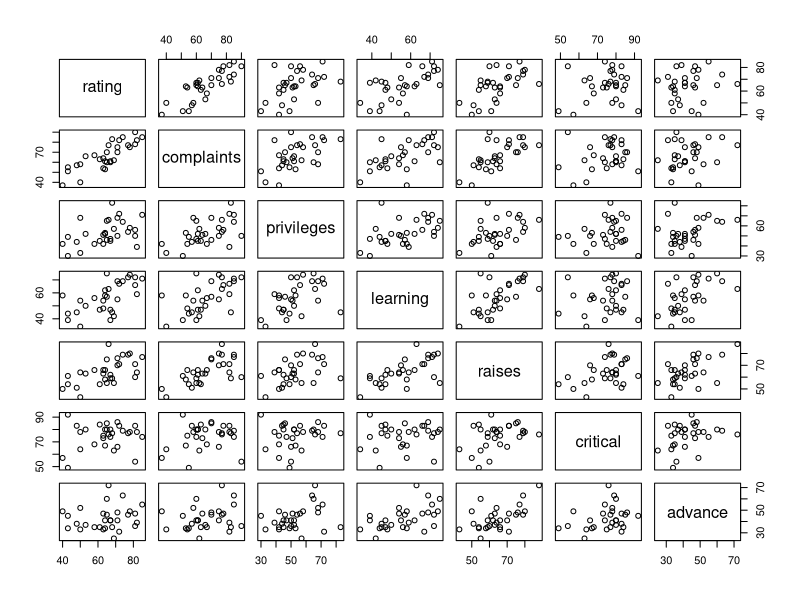
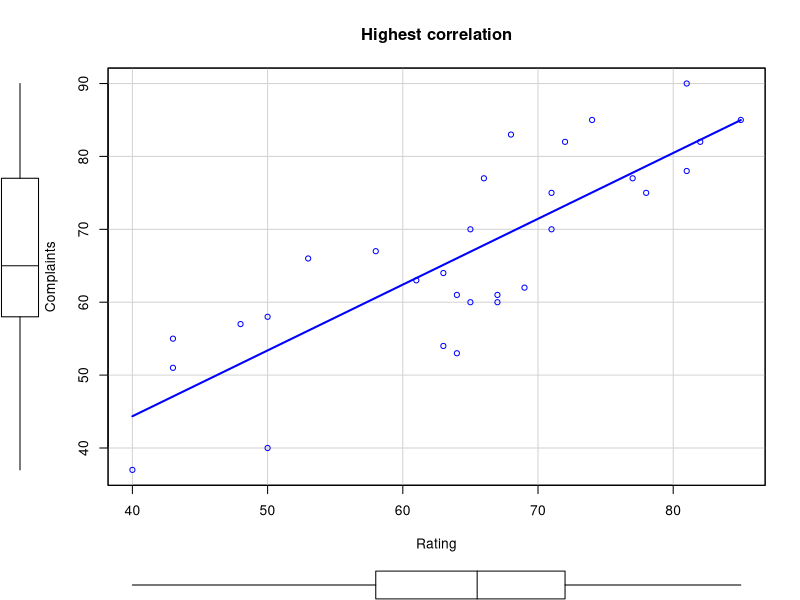

Write the R code that produced these figures, in order.
## ---- chunk 1
#Oscar Alfredo Perez Ramirez 20 April 2021
#Import the dataset in RStudio
## ---- chunk 2
View(attitude)
mean(attitude$rating)
median(attitude$rating)
mode(attitude$rating)
max(attitude$rating)
min(attitude$rating)
range(attitude$rating)
quantile(attitude$rating)
IQR(attitude$rating)
var(attitude$rating)
sd(attitude$rating)
## ---- chunk 3
mean(attitude$complaints)
median(attitude$complaints)
mode(attitude$complaints)
max(attitude$complaints)
min(attitude$complaints)
range(attitude$complaints)
quantile(attitude$complaints)
IQR(attitude$complaints)
var(attitude$complaints)
sd(attitude$complaints)
## ---- chunk 4
mean(attitude$privileges)
median(attitude$privileges)
mode(attitude$privileges)
max(attitude$privileges)
min(attitude$privileges)
range(attitude$privileges)
quantile(attitude$privileges)
IQR(attitude$privileges)
var(attitude$privileges)
sd(attitude$privileges)
## ---- chunk 5
mean(attitude$learning)
median(attitude$learning)
mode(attitude$learning)
max(attitude$learning)
min(attitude$learning)
range(attitude$learning)
quantile(attitude$learning)
IQR(attitude$learning)
var(attitude$learning)
sd(attitude$learning)
## ---- chunk 6
mean(attitude$raises)
median(attitude$raises)
mode(attitude$raises)
max(attitude$raises)
min(attitude$raises)
range(attitude$raises)
quantile(attitude$raises)
IQR(attitude$raises)
var(attitude$raises)
sd(attitude$raises)
## ---- chunk 7
mean(attitude$critical)
median(attitude$critical)
mode(attitude$critical)
max(attitude$critical)
min(attitude$critical)
range(attitude$critical)
quantile(attitude$critical)
IQR(attitude$critical)
var(attitude$critical)
sd(attitude$critical)
## ---- chunk 8
mean(attitude$advance)
median(attitude$advance)
mode(attitude$advance)
max(attitude$advance)
min(attitude$advance)
range(attitude$advance)
quantile(attitude$advance)
IQR(attitude$advance)
var(attitude$advance)
sd(attitude$advance)
## ---- chunk 9
summary(attitude)
cor(attitude)
plot(attitude)
library(car)
scatterplot(attitude$rating,attitude$complaints,xlab="Rating", ylab="Complaints", main="Highest correlation", smooth=FALSE)
